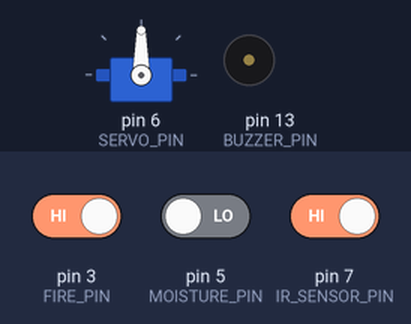
Bench run of a program on a simulated Arduino Uno, built with avr-gcc and run on an emulated ATmega328P. On the bench: servo, buzzer (waves = sounding, pin HIGH). The test bench sets the inputs (shaded band); at power-on: pin 3 (FIRE_PIN) HIGH, pin 7 (IR_SENSOR_PIN) HIGH, pin 5 (MOISTURE_PIN) LOW.

Above: at 1.2 s.
1.3 s: pin 3 (FIRE_PIN) driven LOW
At 1.7 s:
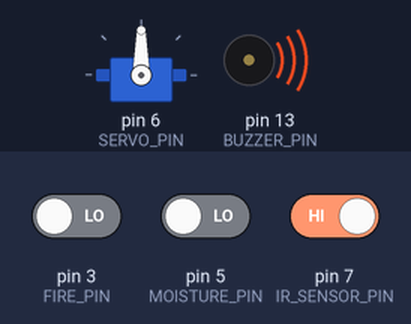
4.3 s: pin 7 (IR_SENSOR_PIN) driven LOW
At 6.85 s:
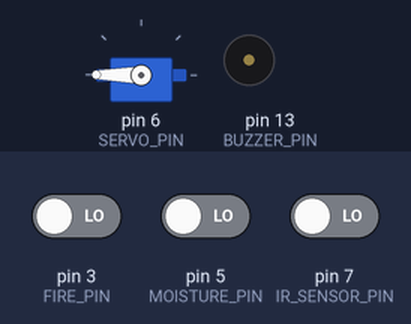
7.3 s: pin 3 (FIRE_PIN) driven HIGH
At 7.95 s:
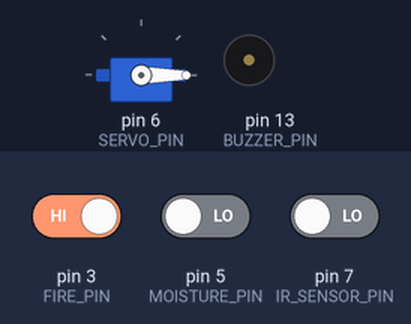
10.3 s: pin 7 (IR_SENSOR_PIN) driven HIGH
At 11.8 s:
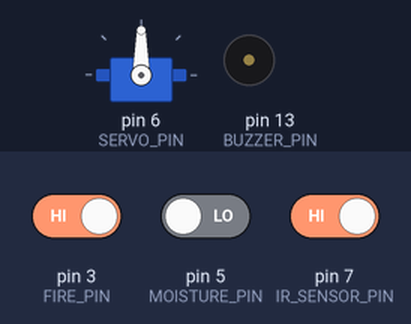
Timing chart, 0 to 12.8 s (numbered marks = the images above; inputs shaded):
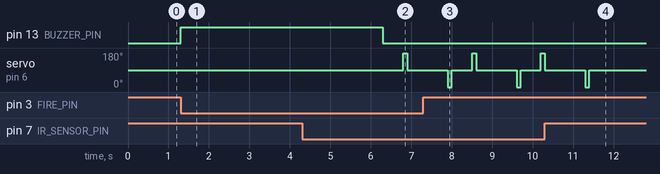

Measured:
- after the input at 1.3 s, pin 13 (BUZZER_PIN): LOW → HIGH at once
- after the input at 4.3 s, pin 13 (BUZZER_PIN): HIGH → LOW after 2.0 s; servo on pin 6 (SERVO_PIN): 90° → 180° after 2.5 s, → 90° 0.10 s later
- after the input at 7.3 s, pin 13 (BUZZER_PIN): stays LOW (without the input it goes to HIGH after 0.70 s)
- after the input at 10.3 s, servo on pin 6 (SERVO_PIN): goes on until 11.4 s, then stays 90°

The program:

main.cpp
```cpp
#include <Arduino.h>
#include <fire_detection.h>
#include <garbage_detection.h>

FireDetection fireDetection;
GarbageDetection garbageDetection;

void setup() {
  Serial.begin(9600);

  fireDetection.init();
  garbageDetection.init();
}

void loop() {
  fireDetection.detect();
  garbageDetection.detect();
}
```

fire_detection.h
```cpp
#ifndef fire_detection_h
#define fire_detection_h

#include <Arduino.h>

class FireDetection {
  static const int FIRE_PIN = 3;
  static const int BUZZER_PIN = 13;

  public:
    void init() {
      pinMode(FIRE_PIN, INPUT);
      pinMode(BUZZER_PIN, OUTPUT);
    }

    void detect() {
      int fire = digitalRead(FIRE_PIN);

      if(fire == LOW) {
        digitalWrite(BUZZER_PIN, HIGH);
        delay(2500);
        digitalWrite(BUZZER_PIN, LOW);
      } else {
        digitalWrite(BUZZER_PIN, LOW);
      }
    }
};

#endif
```

garbage_detection.h
```cpp
#ifndef garbage_detection_h
#define garbage_detection_h

#define CLOCK_WISE 0
#define STOP 90
#define ANTI_CLOCK_WISE 180

#include <Arduino.h>
#include <Servo.h>

class GarbageDetection {
  static const int MOISTURE_PIN = 5;
  static const int SERVO_PIN = 6;
  static const int IR_SENSOR_PIN = 7;

  Servo servo;

  public:
    void init() {
      pinMode(MOISTURE_PIN, INPUT);
      pinMode(IR_SENSOR_PIN, INPUT);

      servo.attach(SERVO_PIN);
    }

    void detect() {
      if(digitalRead(IR_SENSOR_PIN) == LOW) {
        delay(500);
        int moisture = digitalRead(MOISTURE_PIN);

        if(moisture == HIGH) {
          moveServo(CLOCK_WISE);
        } else {
          moveServo(ANTI_CLOCK_WISE);
        }
      }
    }

    void moveServo(int direction) {
      if(direction == CLOCK_WISE) {
        servo.write(0);
        delay(100);
        servo.write(STOP);
        delay(1000);
        servo.write(180);
        delay(100);
        servo.write(STOP);
      } else {
        servo.write(180);
        delay(100);
        servo.write(STOP);
        delay(1000);
        servo.write(0);
        delay(100);
        servo.write(STOP);
      }
    }

    void stopServo() {
      servo.write(STOP);
    }
};

#endif
```
